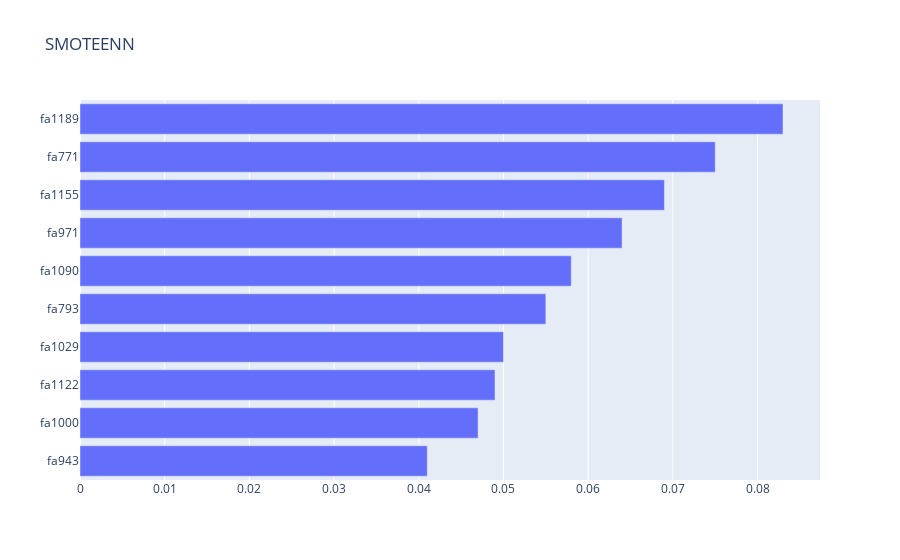

The code cell stored with this chart in its notebook:
### Code cell
# plot feature importance based on the random forest model
features_smoteenn, scores_smoteenn, fig = plot_important_features_RF(clf_smoteenn, 10, X_smoteenn, y_smoteenn, 'SMOTEENN')
fig.write_html('plots/RF/SMOTEENN_TopFeatures.html')

### Figure 1 — Plotly figure (JSON) as saved in the notebook; plotly's stock layout.template omitted (floating-point values rounded to 4 significant figures)
{"data": [{"orientation": "h", "type": "bar", "x": [0.083, 0.075, 0.069, 0.064, 0.058, 0.055, 0.05, 0.049, 0.047, 0.041], "y": ["fa1189", "fa771", "fa1155", "fa971", "fa1090", "fa793", "fa1029", "fa1122", "fa1000", "fa943"]}], "layout": {"title": {"text": "SMOTEENN"}, "yaxis": {"autorange": "reversed"}}}
